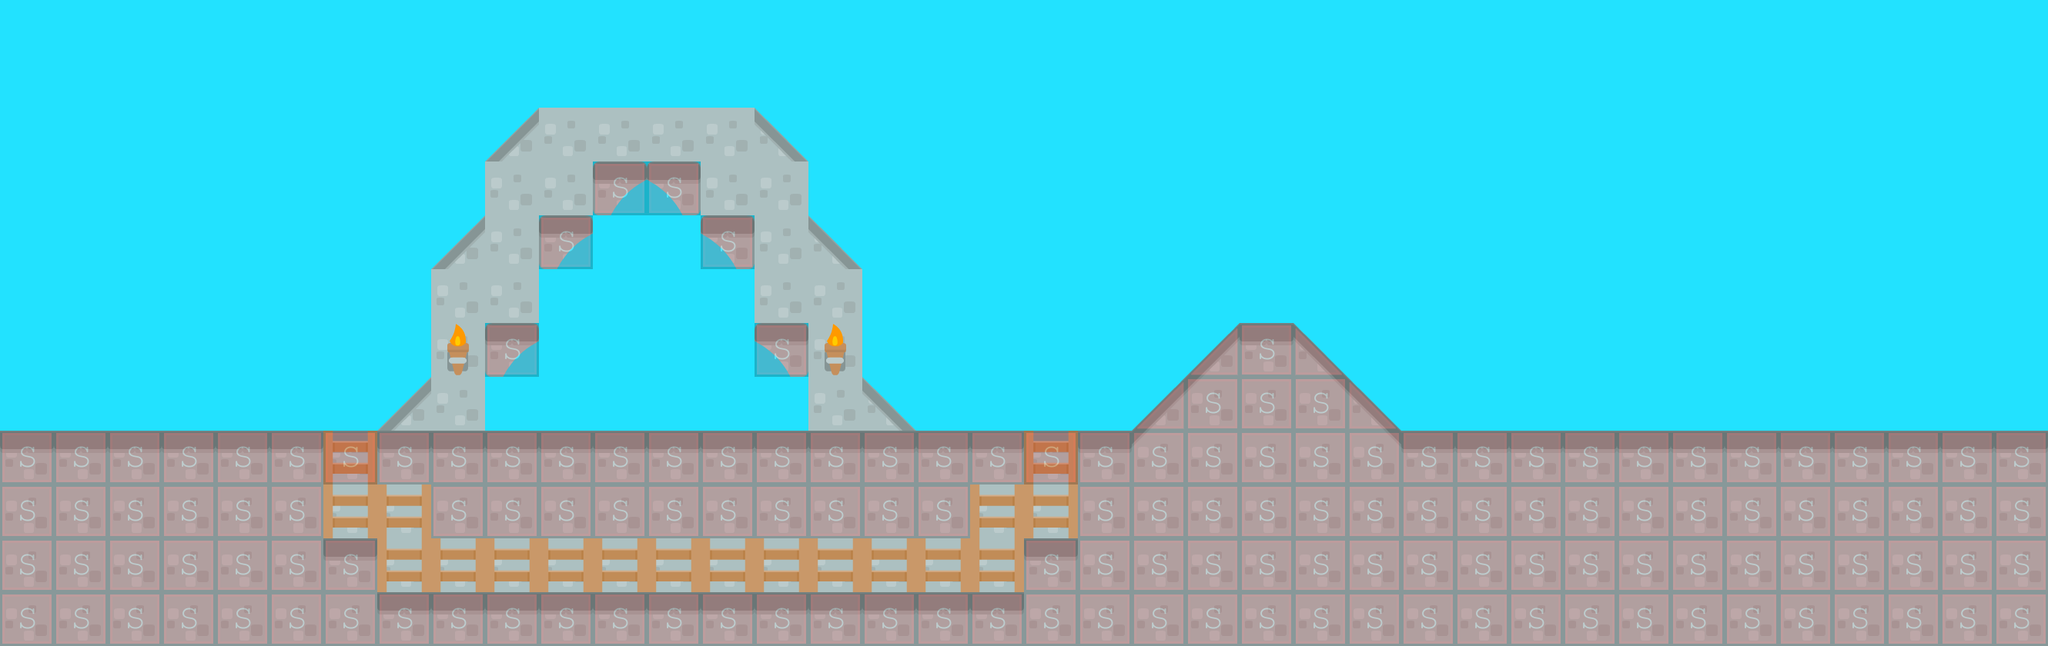

The image is a tile-based game level rendered from a .tmx file. Its description and source (layers, tilesets, objects; grid data summarised) follow:
An orthogonal 38x12 tile map with 70x70 px tiles, 3 tile layers (background2, background1, collision), 2 tilesets and 2 objects (EnemyBase, PlayerBase).

<map version="1.0" orientation="orthogonal" renderorder="right-down" width="38" height="12" tilewidth="70" tileheight="70" backgroundcolor="#22e2ff">
 <tileset firstgid="1" name="background-tiles" tilewidth="70" tileheight="70">
  <image source="../img/background-tiles.png" width="910" height="910" />
 </tileset>
 <tileset firstgid="170" name="meta-tiles" tilewidth="70" tileheight="70">
  <image source="../img/meta-tiles.png" width="350" height="70" />
  <tile id="1">
   <properties>
    <property name="type" value="lslope" />
   </properties>
  </tile>
  <tile id="3">
   <properties>
    <property name="type" value="rslope" />
   </properties>
  </tile>
  <tile id="4">
   <properties>
    <property name="type" value="solid" />
   </properties>
  </tile>
 </tileset>
 <layer name="background2" width="38" height="12">
  <data>[456 cells, 41 non-empty, 2 distinct tile ids]</data>
 </layer>
 <layer name="background1" width="38" height="12">
  <data>[456 cells, 190 non-empty, 10 distinct tile ids]</data>
 </layer>
 <layer name="collision" width="38" height="12" opacity="0.21">
  <data>[456 cells, 150 non-empty, 3 distinct tile ids]</data>
 </layer>
 <objectgroup name="BaseEntities">
  <object name="EnemyBase" x="2526.67" y="418.269" width="57.5" height="137.5" />
  <object name="PlayerBase" x="75" y="425" width="60" height="132.5" />
 </objectgroup>
</map>
